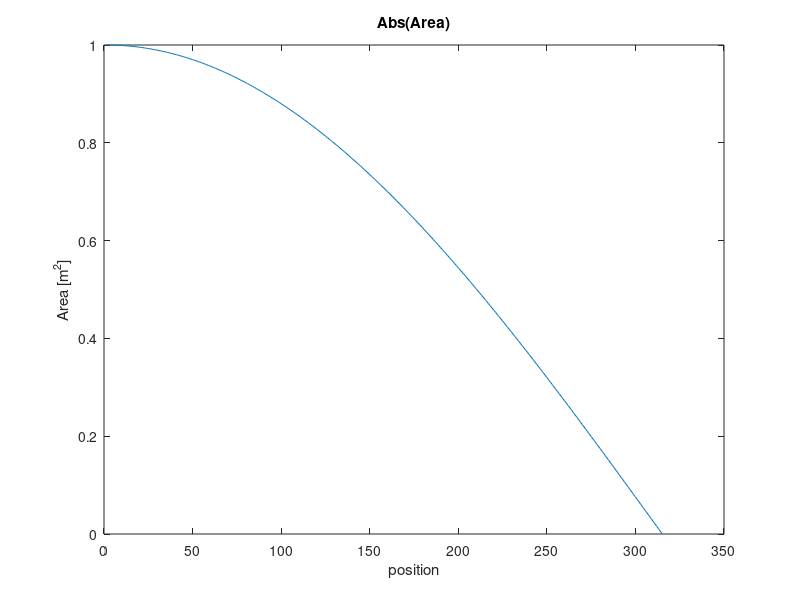
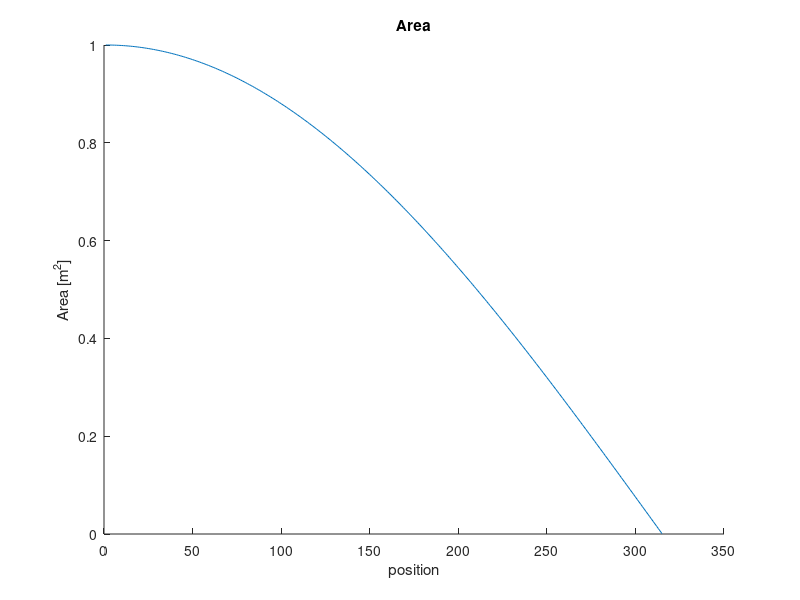

Write MATLAB code to recreate these figures, in order.

% area of trap = (a+b)*h/2
dt=.0005;
omega = 10;
ss= dt*omega; %step size

% w  = .0117;
% lw =.5;
w= 1;
lw = 1;
l = lw*w;

shape=4;
switch shape
case 1%%%%%circle%%%%%%%
ang = 0:ss:2*pi;
r=pi/2;
phi = 0;
t1=r*cos(ang-phi)';
t2=r*sin(ang-phi)';

case 2%%%%%square%%%%%%%
sL = pi/2; %square gait side length
%theta1
t1 = sL/2:-ss:-sL/2;
l1 = -sL/2*ones(1,length(t1));
b1 = -sL/2:ss:sL/2;
r1 = sL/2*ones(1,length(t1));
%       theta2
t2 = sL/2*ones(1,length(t1));
l2 = sL/2:-ss:-sL/2;
b2 = -sL/2*ones(1,length(t1));
r2 = -sL/2:ss:sL/2;
t1=[t1,l1,b1,r1]';
t2=[t2,l2,b2,r2]';
case 3
    t1=[pi/2,pi/4,pi/2]';
    t2=[pi/2,pi/4,-pi/2]';
    
case 4
    %U shape to straight
    ang = pi/2:-ss:0;
    ang2= pi/2:-ss:0;
    t1=ang';
    t2=ang2';
case 5
    %L shape;
    ang = pi/2:-ss:0;
    ang2= ones(1,length(ang))*pi/2;
    t1=ang';
    t2=ang2';
    
case 6
    %Z Shape
    ang = pi/2:-ss:-pi/2;
    ang2= ones(1,length(ang))*pi/2;
    t1=ang';
    t2=ang2';

%%%%%%%%%%%%%%%%%%
end

c1 = ones(length(t1),2)*l;
c2 = [l*cos(t1),l*sin(t1)]+l;
c3 = [w+l*cos(t2),l*sin(t2)]+l;
c4 = [c1(:,1)+w,c1(:,2)];

xCoords=[c1(:,1),c2(:,1),c3(:,1),c4(:,1)];
yCoords=[c1(:,2),c2(:,2),c3(:,2),c4(:,2)];
Area = zeros(length(t1),1);
Area2 = zeros(length(t1),1);
for i=1:length(t1)
    shapeArea = 0;
    for j=1:size(xCoords,2)
        
        if j==size(xCoords,2)
            avgH    = (yCoords(i,1)+yCoords(i,j))/2;
            W       = xCoords(i,1)- xCoords(i,j);
        else
            avgH    = (yCoords(i,j)+yCoords(i,j+1))/2;
            W       = xCoords(i,j+1)-xCoords(i,j);
        end     
        shapeArea = shapeArea + avgH*W;
    end
    Area(i)=abs(shapeArea);
    Area2(i)=(shapeArea);
end
figure(1);
plot(Area);
ylabel('Area [m^2]');
xlabel('position')
title('Abs(Area)')

figure(2);
hold on;
plot(Area2);
ylabel('Area [m^2]');
title('Area')
xlabel('position')